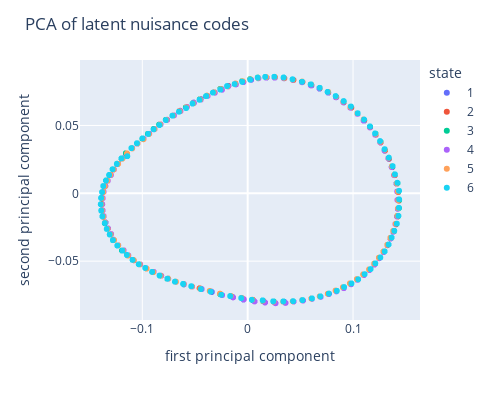

Here is the notebook cell this chart was saved with:
### Code cell
for (p,q,r,lam) in my_list:
    path = './p=%d,q=%d,r=%.1f,l=%.3f'%(p,q,r,lam)    
    #import symae_model 
    model = SymAE(N,nt,d,p,q,r)
    #model = symae_model.SymAE(N,nt,d,p,q,5,64,0.0)
    clear_output()
    #lam=10
    try: 
        model.load_weights(path+'/checkpoint')
        print("old")    
    except:
        print("new")
    #lam=10
    optimizer = tf.keras.optimizers.Adam(0.001)
    mse = tf.keras.losses.MeanSquaredError()

    def reconstruction_loss(model, x, training=False):
        x_hat = model(x, training=True)
        return mse(x, x_hat)
    def norm(x, ord=2, axis=-1):
        if ord==1:
            return tf.math.abs(x,axis=axis)
        elif ord==2:
            return tf.sqrt(tf.reduce_sum(tf.square(x), axis=axis) + 1.0e-12)
    @tf.function
    def set_distance(s1,s2):
        ''' |s1|=N*|s2| '''
        '''WARNING: this layer rely on broadcasting'''
        s1_ = tf.expand_dims(s1, 0)
        s1__ = tf.expand_dims(s1, 1)
        s2_ = tf.expand_dims(s2, 0)
        s2__ = tf.expand_dims(s2, 1)
        s12 = tf.reduce_mean(norm(s1_-s2__, axis=-1))
        s11 = tf.reduce_mean(norm(s1_-s1__, axis=-1))
        s22 = tf.reduce_mean(norm(s2_-s2__, axis=-1))
        s = s12-s11/2-s22/2
        return s
    def mutual_info_penalty(model, x, training=False):
        z = model.encoder(x, training=False)
        coherent_code = z[:,0:p]
        nuisance_code = z[:,p:p+nt*q]
        all_points = tf.reshape(nuisance_code,[-1,q])
        std = tf.math.reduce_std(all_points, 0)
        std = tf.ones_like(std)
        s = 0.0
        for i in trange(z.shape[0]):
            s += set_distance(all_points, all_points[i*nt:(i+1)*nt,:])
        return s
    @tf.function
    def train_step(model, x, training=True):
        with tf.GradientTape() as tape:
            loss_rec = reconstruction_loss(model, x, training)
            loss_cor = mutual_info_penalty(model, x, training)*lam
            loss = loss_rec + loss_cor
        gradients = tape.gradient(loss, model.trainable_variables)
        optimizer.apply_gradients(zip(gradients, model.trainable_variables))
        return loss_rec, loss_cor

    try:
        os.mkdir(path)
    except:
        print('exists')

    try:
        epoch = int(re.findall(r"\d+",glob.glob(path+'/*.epoch')[0])[-1])
        print(epoch)
    except:
        epoch = 0
        os.mkdir(path+'/0.epoch')
    MRA_test = MRA_generate(d,nt,100,sigma,ne,g,replace=0,continuous=False)
    MRA_test.generate_default()
    clear_output()
    N_states = np.repeat(MRA_test.states,nt)
    N_shifts = MRA_test.shifts.reshape(-1,1)
    df_states = pd.DataFrame(1+N_states,columns=['state']).astype('object')
    df_shifts = pd.DataFrame(N_shifts,columns=['shift'])
    for i in range(10000):
        epoch += 1
        os.mkdir(path+'/%d.epoch'%epoch)
        os.rmdir(path+'/%d.epoch'%(epoch-1))    
        loss_rec, loss_cor = train_step(model, X)
        print("For epoch {:d}, reconstruction loss is {:f}, correlation loss is {:f}."
              .format(epoch, loss_rec, loss_cor))
        clear_output(wait=True)
        if epoch%100==-1:
            N_code = model.nui_encoder.predict(MRA_test.X,verbose=0)
            N_reshaped = N_code.reshape(-1,q)
            pca_N = PCA(2).fit_transform(N_reshaped)
            df = pd.DataFrame(pca_N, columns = ['first principal component','second principal component'])
            df = pd.concat([df,df_states,df_shifts],axis=1)
            df = df.sort_values(by=['state'])
            fig = px.scatter(df, x='first principal component', y='second principal component', 
                             color='state', text='shift')
            fig.update_layout(width=500, height=400, title="PCA of latent nuisance codes")
            fig.show()
            fig.write_image(path+'/latent.pdf')

    model.save_weights(path+'/checkpoint')
    print("weights saved")

    fig = movie_redatum(g,model)
    fig.savefig(path+"/redatum.pdf", format='pdf', dpi=200)

    N_code = model.nui_encoder.predict(MRA_test.X,verbose=0)
    N_reshaped = N_code.reshape(-1,q)
    pca_N = PCA(2).fit_transform(N_reshaped)
    df = pd.DataFrame(pca_N, columns = ['first principal component','second principal component'])
    df = pd.concat([df,df_states,df_shifts],axis=1)
    df = df.sort_values(by=['state'])
    fig = px.scatter(df, x='first principal component', y='second principal component', 
                     color='state', text='shift')
    fig.update_layout(width=500, height=400, title="PCA of latent nuisance codes")
    fig.show()
    fig.write_image(path+'/latent.pdf')

### Figure 1 — Plotly figure (JSON) as saved in the notebook; plotly's stock layout.template omitted (floating-point values rounded to 4 significant figures; data arrays with more than 128 entries replaced by an {"elided": "..."} marker saying what was removed)
{"data": [{"hovertemplate": "state=1<br>first principal component=%{x}<br>second principal component=%{y}<br>shift=%{text}<extra></extra>", "legendgroup": "1", "marker": {"color": "#636efa", "symbol": "circle"}, "mode": "markers+text", "name": "1", "showlegend": true, "text": {"elided": "1600 int values"}, "type": "scattergl", "x": {"elided": "1600 float values"}, "xaxis": "x", "y": {"elided": "1600 float values"}, "yaxis": "y"}, {"hovertemplate": "state=2<br>first principal component=%{x}<br>second principal component=%{y}<br>shift=%{text}<extra></extra>", "legendgroup": "2", "marker": {"color": "#EF553B", "symbol": "circle"}, "mode": "markers+text", "name": "2", "showlegend": true, "text": {"elided": "1700 int values"}, "type": "scattergl", "x": {"elided": "1700 float values"}, "xaxis": "x", "y": {"elided": "1700 float values"}, "yaxis": "y"}, {"hovertemplate": "state=3<br>first principal component=%{x}<br>second principal component=%{y}<br>shift=%{text}<extra></extra>", "legendgroup": "3", "marker": {"color": "#00cc96", "symbol": "circle"}, "mode": "markers+text", "name": "3", "showlegend": true, "text": {"elided": "1700 int values"}, "type": "scattergl", "x": {"elided": "1700 float values"}, "xaxis": "x", "y": {"elided": "1700 float values"}, "yaxis": "y"}, {"hovertemplate": "state=4<br>first principal component=%{x}<br>second principal component=%{y}<br>shift=%{text}<extra></extra>", "legendgroup": "4", "marker": {"color": "#ab63fa", "symbol": "circle"}, "mode": "markers+text", "name": "4", "showlegend": true, "text": {"elided": "1600 int values"}, "type": "scattergl", "x": {"elided": "1600 float values"}, "xaxis": "x", "y": {"elided": "1600 float values"}, "yaxis": "y"}, {"hovertemplate": "state=5<br>first principal component=%{x}<br>second principal component=%{y}<br>shift=%{text}<extra></extra>", "legendgroup": "5", "marker": {"color": "#FFA15A", "symbol": "circle"}, "mode": "markers+text", "name": "5", "showlegend": true, "text": {"elided": "1700 int values"}, "type": "scattergl", "x": {"elided": "1700 float values"}, "xaxis": "x", "y": {"elided": "1700 float values"}, "yaxis": "y"}, {"hovertemplate": "state=6<br>first principal component=%{x}<br>second principal component=%{y}<br>shift=%{text}<extra></extra>", "legendgroup": "6", "marker": {"color": "#19d3f3", "symbol": "circle"}, "mode": "markers+text", "name": "6", "showlegend": true, "text": {"elided": "1700 int values"}, "type": "scattergl", "x": {"elided": "1700 float values"}, "xaxis": "x", "y": {"elided": "1700 float values"}, "yaxis": "y"}], "layout": {"height": 400, "legend": {"title": {"text": "state"}, "tracegroupgap": 0}, "margin": {"t": 60}, "title": {"text": "PCA of latent nuisance codes"}, "width": 500, "xaxis": {"anchor": "y", "autorange": true, "domain": [0, 1], "range": [-0.1591, 0.1635], "title": {"text": "first principal component"}, "type": "linear"}, "yaxis": {"anchor": "x", "autorange": true, "domain": [0, 1], "range": [-0.09335, 0.09824], "title": {"text": "second principal component"}, "type": "linear"}}}
